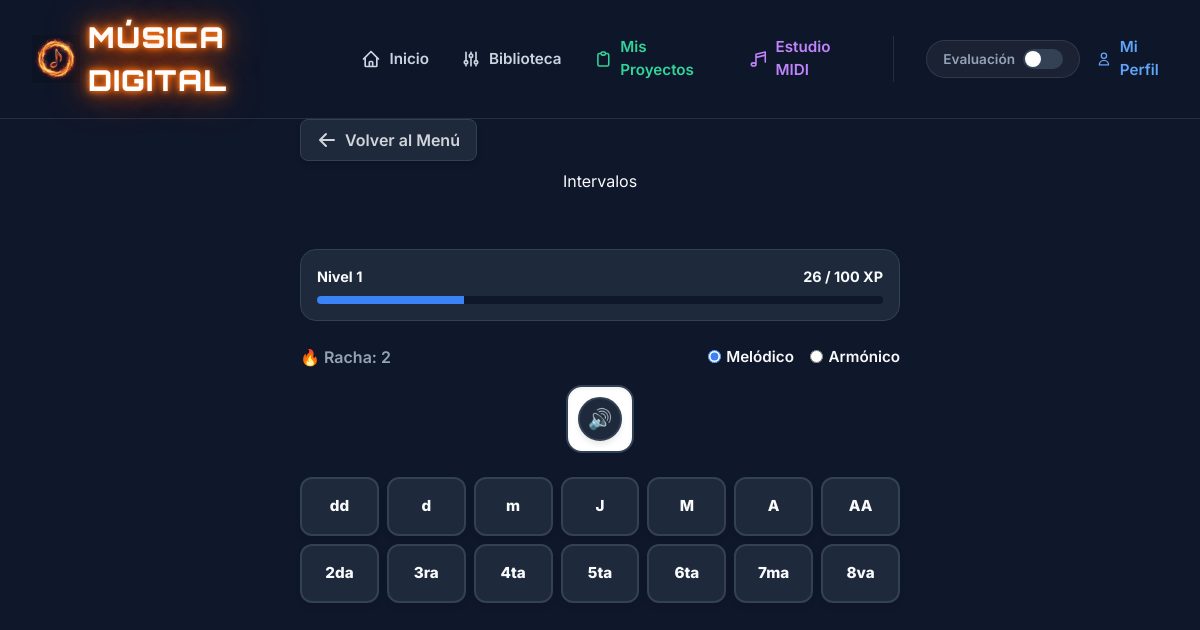
Page /juego/intervalos/ (signed in) on the committed database.
### trainer/models.py (models this page shows, shortened)
class Game(models.Model):
    slug = models.SlugField(unique=True)
    name = models.CharField(max_length=100)
    description = models.TextField()
    order = models.IntegerField(default=1)
    recommended_accuracy = models.IntegerField(default=0)
    recommended_attempts = models.IntegerField(default=0)

class Score(models.Model):
    user = models.ForeignKey(User, on_delete=models.CASCADE, related_name='scores')
    game = models.ForeignKey(Game, on_delete=models.CASCADE)
    level = models.IntegerField(default=1)
    total_points = models.IntegerField(default=0)
    max_streak = models.IntegerField(default=0)
    current_streak = models.IntegerField(default=0)
    correct_answers = models.IntegerField(default=0)
    total_answers = models.IntegerField(default=0)
    class Meta:
        unique_together = ('user', 'game')
    @property
    def level_info(self):
        thresholds = [0, 100, 300, 600, 1000, 1500, 2100, 2800, 3600, 4500]
        xp = self.total_points
        level = 1
        for i, threshold in enumerate(thresholds):
            if xp < threshold:
                break
            level = i + 1
        if level <= len(thresholds) - 1:
            current_level_base = thresholds[level - 1]
            next_level_base = thresholds[level]
        else:
            current_level_base = thresholds[-1] + (level - len(thresholds)) * 1000
            next_level_base = current_level_base + 1000
        xp_in_level = xp - current_level_base
        xp_needed = next_level_base - current_level_base
        progress_percentage = min(100, int((xp_in_level / xp_needed) * 100))
        return {
            'level': level,
            'xp_in_level': xp_in_level,
            'xp_needed': xp_needed,
            'progress_percentage': progress_percentage
        }

### trainer/views.py (the view)
# urls.py: path('juego/intervalos/', views.trainer_intervalos, name='trainer_intervalos'),
@login_required
def trainer_intervalos(request):
    game = get_object_or_404(Game, slug='intervalos')
    score, _ = Score.objects.get_or_create(user=request.user, game=game)
    context = {'game': game, 'score': score}
    return render(request, 'trainer/trainer_intervalos.html', context)

### templates/trainer/trainer_intervalos.html (shortened to what this page needs)
{% extends 'base.html' %}
{% block content %}
<div class="trainer-container">
    <div class="top-nav">
        <a href="{% url 'entrenador_index' %}" class="inline-flex items-center gap-2 px-4 py-2 bg-slate-800 hover:bg-slate-700 border border-slate-700 hover:border-slate-600 text-gray-300 hover:text-white rounded-lg font-semibold transition-all shadow-md">
            <svg xmlns="http://www.w3.org/2000/svg" class="h-5 w-5" viewBox="0 0 20 20" fill="currentColor">
                <path fill-rule="evenodd" d="M9.707 16.707a1 1 0 01-1.414 0l-6-6a1 1 0 010-1.414l6-6a1 1 0 011.414 1.414L5.414 9H17a1 1 0 110 2H5.414l4.293 4.293a1 1 0 010 1.414z" clip-rule="evenodd" />
            </svg>
            Volver al Menú
        </a>
    </div>
    <div style="text-align: center;">
        <h2 style="margin-bottom: 0.5rem;">{{ game.name }}</h2>
        <div id="feedback-msg"></div>
    </div>
    <div class="progress-container">
        <div class="progress-labels">
            <span>Nivel <span id="ui-level">{{ score.level_info.level }}</span></span>
            <span><span id="ui-xp">{{ score.level_info.xp_in_level }}</span> / <span id="ui-xp-needed">{{ score.level_info.xp_needed }}</span> XP</span>
        </div>
        <div class="progress-track">
            <div id="ui-progress-bar" class="progress-fill" style="width: {{ score.level_info.progress_percentage }}%;"></div>
        </div>
    </div>
    <div class="status-bar" style="align-items: center;">
        <div>🔥 Racha: <span id="streak-counter">{{ score.current_streak }}</span></div>
        <div style="display: flex; gap: 1rem; align-items: center;">
            <label style="cursor: pointer; display: flex; align-items: center; gap: 0.35rem; font-size: 0.95rem; font-weight: 600; color: var(--text);">
                <input type="radio" name="play-mode" value="melodic" checked style="accent-color: var(--primary);"> Melódico
            </label>
            <label style="cursor: pointer; display: flex; align-items: center; gap: 0.35rem; font-size: 0.95rem; font-weight: 600; color: var(--text);">
                <input type="radio" name="play-mode" value="harmonic" style="accent-color: var(--primary);"> Armónico
            </label>
        </div>
    </div>
    <div style="position: relative;">
        <button id="btn-replay-interval" class="btn" style="position: absolute; bottom: 12px; right: 12px; padding: 0; border-radius: 50%; background: var(--surface); border: 2px solid var(--border); box-shadow: 0 4px 6px -1px rgba(0,0,0,0.1); width: 44px; height: 44px; display: flex; align-items: center; justify-content: center; z-index: 10; font-size: 1.25rem; transition: all 0.2s;">
            🔊
        </button>
    </div>
    <div style="display: flex; flex-direction: column; gap: 0.5rem; width: 100%; max-width: 600px;">
        <div class="qualities-grid">
            <button class="btn-input btn-qual" data-qual="dd">dd</button>
            <button class="btn-input btn-qual" data-qual="d">d</button>
            <button class="btn-input btn-qual" data-qual="m">m</button>
            <button class="btn-input btn-qual" data-qual="J">J</button>
            <button class="btn-input btn-qual" data-qual="M">M</button>
            <button class="btn-input btn-qual" data-qual="A">A</button>
            <button class="btn-input btn-qual" data-qual="AA">AA</button>
        </div>
        <div class="degrees-grid">
            <button class="btn-input btn-deg" data-deg="2">2da</button>
            <button class="btn-input btn-deg" data-deg="3">3ra</button>
            <button class="btn-input btn-deg" data-deg="4">4ta</button>
            <button class="btn-input btn-deg" data-deg="5">5ta</button>
            <button class="btn-input btn-deg" data-deg="6">6ta</button>
            <button class="btn-input btn-deg" data-deg="7">7ma</button>
            <button class="btn-input btn-deg" data-deg="8">8va</button>
        </div>
    </div>
</div>
{% endblock %}

### templates/base.html (style rules this page uses)
:root { --primary: #3b82f6; --primary-hover: #2563eb; --bg: #0f172a; --surface: #1e293b; --text: #f8fafc; --text-secondary: #94a3b8; --success: #10b981; --danger: #ef4444; --border: #334155; }
body { font-family: 'Inter', sans-serif; background-color: var(--bg); color: var(--text); line-height: 1.5; min-height: 100vh; display: flex; flex-direction: column; }
.btn { display: inline-flex; align-items: center; justify-content: center; padding: 0.75rem 1.5rem; border-radius: 0.5rem; font-weight: 600; cursor: pointer; transition: all 0.2s; border: none; text-decoration: none; font-size: 1rem; }

### templates/trainer/trainer_intervalos.html (style rules this page uses)
.trainer-container { display: flex; flex-direction: column; align-items: center; gap: 1.5rem; }
.top-nav { width: 100%; max-width: 600px; margin-bottom: -1rem; }
.status-bar { display: flex; justify-content: space-between; width: 100%; max-width: 600px; font-weight: 600; color: var(--text-secondary); margin-bottom: -0.5rem; }
.progress-container { width: 100%; max-width: 600px; background: var(--surface); padding: 1rem; border-radius: 1rem; border: 1px solid var(--border); }
.progress-labels { display: flex; justify-content: space-between; font-weight: bold; margin-bottom: 0.5rem; color: var(--text); font-size: 0.9rem; }
.progress-track { width: 100%; background: var(--bg); height: 8px; border-radius: 4px; overflow: hidden; }
.progress-fill { height: 100%; background: var(--primary); transition: width 0.3s ease; }
.qualities-grid { display: grid; grid-template-columns: repeat(7, 1fr); gap: 0.5rem; max-width: 600px; width: 100%; }
.degrees-grid { display: grid; grid-template-columns: repeat(7, 1fr); gap: 0.5rem; max-width: 600px; width: 100%; }
.btn-input { padding: 1rem 0.25rem; font-size: 0.95rem; border-radius: 0.75rem; background: var(--surface); border: 2px solid var(--border); color: var(--text); font-weight: 800; cursor: pointer; transition: all 0.1s; box-shadow: 0 4px 6px -1px rgba(0, 0, 0, 0.1); text-align: center; }
#feedback-msg { height: 1.5rem; font-weight: 600; text-align: center; width: 100%; }

### rows in the picture
Game: name "Intervalos"
Score: level_info.level "1", level_info.xp_in_level "26", level_info.xp_needed "100", current_streak "2"
